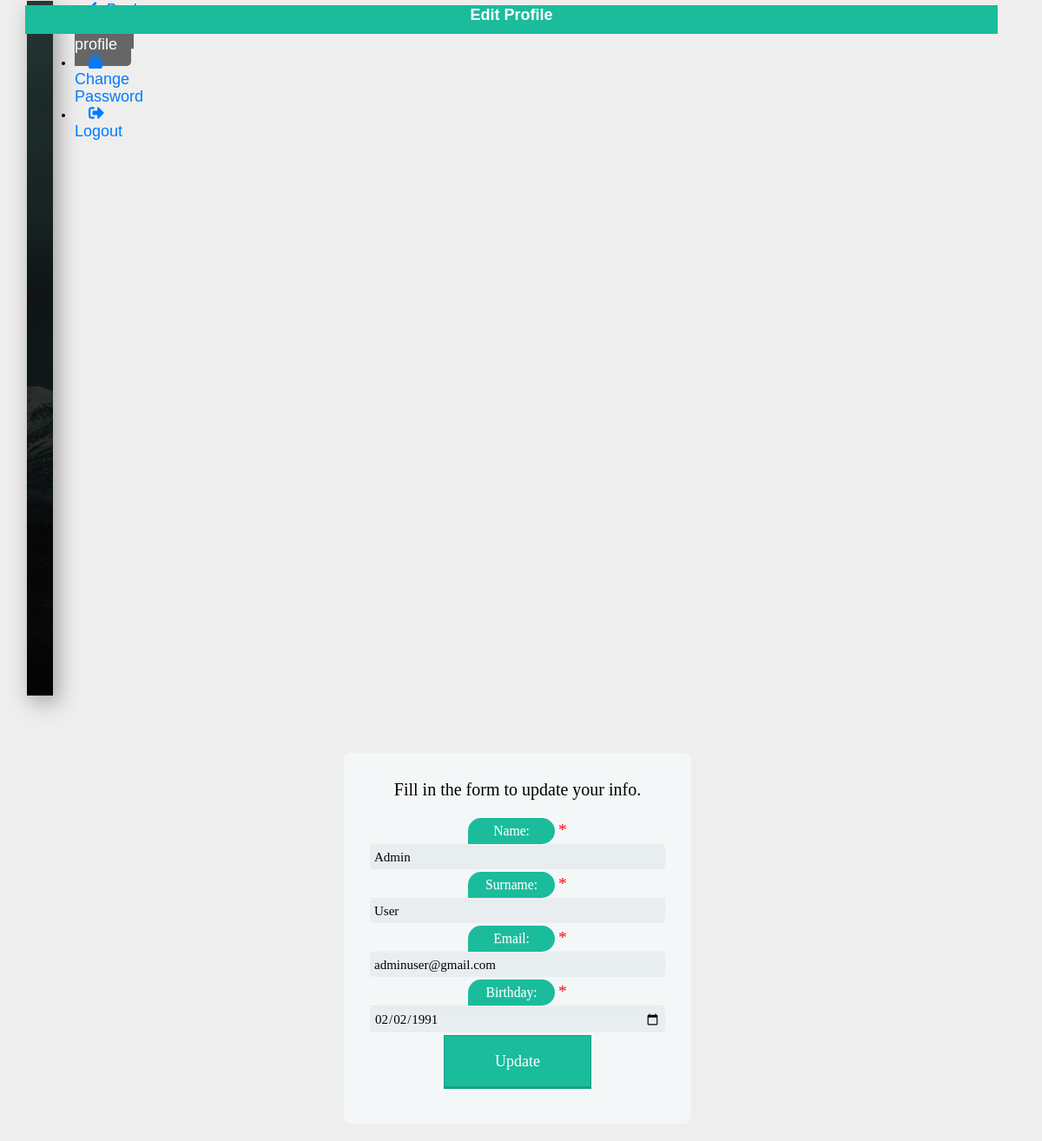
/final/php/profile.php (signed in), run on the app's committed database.
### tables this page shows
CREATE TABLE `users` (
  `id` int(11) NOT NULL,
  `name` varchar(25) NOT NULL,
  `surname` varchar(25) NOT NULL,
  `email` varchar(50) NOT NULL,
  `password` varchar(100) NOT NULL,
  `token` varchar(30) NOT NULL,
  `tokenExpire` varchar(30) NOT NULL,
  `birthday` date NOT NULL,
  `role` int(11) NOT NULL
);

### final/php/profile.php (the view, shortened to what this page needs)
<?php
include 'config.php';
$query = "SELECT * from users WHERE id='{$_SESSION['id']}'";
$query_result = mysqli_query($connect,$query);
$array_user = array();
while($row = mysqli_fetch_array($query_result)){
    $array_user[$row['email']]['name'] = $row['name'];
    $array_user[$row['email']]['surname'] = $row['surname'];
    $array_user[$row['email']]['email'] = $row['email'];
    $array_user[$row['email']]['birthday'] = $row['birthday'];
}
?>
<!DOCTYPE html>
<html lang="en">
  <head>
    <link rel="stylesheet" href="https://maxcdn.bootstrapcdn.com/bootstrap/3.3.7/css/bootstrap.css">
    <link rel="stylesheet" href="../admin/bootstrap.min.css" type="text/css">
    <link rel="stylesheet" href="../css/profile.css">
  </head>
<body>
    <nav class="navbar navbar-expand-md">
      <div class="navbar-collapse" id="myNavbar">
        <div class="container-fluid">
            <div class="col-xl-2 sidebar fixed-top" id="myDIV">
              <ul class="navbar-nav flex-column mt-4">
                <li class="nav-item"><a href="index.php" class="nav-link text-white p-3 mb-2 btnnn "><i class="fas fa-arrow-left"></i> Back</a></li>
                <li class="nav-item"><a href="profile.php" class="nav-link text-white p-3 mb-2 btnnn active"><i class="fas fa-user"></i> Edit profile</a></li>
                <li class="nav-item"><a href="change_password.php" class="nav-link text-white p-3 mb-2 btnnn"><i class="fas fa-lock"></i> Change Password</a></li>
                <li class="nav-item"><a href="/projekt/finali/php/logout.php" class="nav-link text-white p-3 mb-2 btnnn"><i class="fas fa-sign-out-alt"></i> Logout</a></li>
              </ul>
            </div>
            <div class="table1">
            <p style="text-align: center">Edit Profile</p>
                </div>
            <br>
            <?php
      foreach ($array_user as $value){ ?>
<div class="container" >
  <center>
    <div class="upload_movies_form">
    <div class="form-style-5">
        <h2>Fill in the form to update your info.</h2>
        <br>
        <form action="profile.php" method="post">
        <fieldset><legend><span class="number">Name: </span><span style="color: red">*</span></legend>
        <input type="text" name="name" value="<?php echo $value['name']; ?>" required>
        <legend><span class="number">Surname: </span><span style="color: red">*</span></legend>
        <input type="text" name="surname" value="<?php echo $value['surname']; ?>" required>
        <legend><span class="number">Email: </span><span style="color: red">*</span></legend>
        <input type="text" value="<?php echo $value['email']; ?>" readonly>
        <legend><span class="number">Birthday: </span><span style="color: red">*</span></legend>
        <input type="date" name="birthday" value="<?php echo $value['birthday']; ?>" required>
        <input type="submit" name="update" value="Update">
            </fieldset>
        </form>
    </div>
      </div>
        </center>
</div>
<?php } ?>
          </div>
        </div>
      </nav>
</body>
</html>

### final/css/profile.css (style rules this page uses)
body { background-color: white; background-position: center; background-repeat: no-repeat; background-size: cover; width: 190px; height: 705px; color: black; }
.table1 { margin-left: 200; position:absolute; width: 1120px; top: 5px; left: 28px; background: #1abc9c; color: white; font-weight: bold; font-size: 18px; border: 1px solid #1abc9c; }
.container { width: 200px; border-radius: 15px; margin: 30px 0; position:absolute; background: white; background-position: center; background-repeat: no-repeat; background-size: cover; }
.container { background-color: transparent; text-align: center; }
body { font-family: 'Montserrat', sans-serif; background-color: #eee; }
.sidebar { height: 100vh; background: linear-gradient(rgba(0, 0, 0, .7), rgba(0, 0, 0, .9)), url(../admin/images/img1.jpeg); background-position: center; background-repeat: no-repeat; background-size: cover; box-shadow: 5px 7px 25px #999; }
.form-style-5 { max-width: 400px; padding: 10px 20px; background: #f4f7f8; margin: 20px auto; padding: 30px; background: #f4f7f8; border-radius: 8px; font-family: Georgia, "Times New Roman", Times, serif; }
.form-style-5 fieldset { border: none; }
.form-style-5 legend { font-size: 1.4em; margin-bottom: 1px; }
.form-style-5 input[type="text"], .form-style-5 input[type="date"], .form-style-5 input[type="datetime"], .form-style-5 input[type="email"], .form-style-5 input[type="number"], .form-style-5 input[type="search"], .form-style-5 input[type="time"], .form-style-5 input[type="url"], .form-style-5 textarea, .form-style-5 select { font-family: Georgia, "Times New Roman", Times, serif; background: rgba(255,255,255,.1); border: none; border-radius: 4px; font-size: 15px; padding: 5px; width: 100%; box-sizing: border-box; -webkit-box-sizing: border-box; -moz-box-sizing: border-box; background-color: #e8eeef; color:black; -webkit-box-shadow: 0 1px 0 rgba(0,0,0,0.03) inset; box-shadow: 0 1px 0 rgba(0,0,0,0.03) inset; margin-bottom: 3px; }
.form-style-5 .number { background: #1abc9c; color: #fff; height: 30px; width: 100px; display: inline-block; font-size: 0.8em; margin-right: 4px; line-height: 30px; text-align: center; text-shadow: 0 1px 0 rgba(255,255,255,0.2); border-radius: 15px 15px 15px 0px; }
.form-style-5 input[type="submit"], .form-style-5 input[type="button"] { position: relative; display: block; padding: 19px 39px 18px 39px; color: #FFF; margin: 0 auto; background: #1abc9c; font-size: 18px; text-align: center; font-style: normal; width: 50%; border: 1px solid #16a085; border-width: 1px 1px 3px; margin-bottom: 10px; }
.upload_movies_form { width: 1100px; }

### final/php/profile.php (style rules this page uses)
.btnnn { border: none; outline: none; padding: 10px 16px; background-color: inherit; cursor: pointer; font-size: 18px; border-radius: 5px; }
.active, .btnnn:hover { background-color: #666; color: white; }
body { font: 14px sans-serif; }

### data on the page
users: name "Admin", surname "User", email "adminuser@gmail.com", birthday "02/02/1991"
